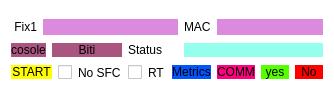
            <widget class="QFrame" name="fix_mp_6">
             <property name="styleSheet">
              <string notr="true">border-radius:20px;
background-color: rgb(255, 255, 255);</string>
             </property>
             <property name="frameShape">
              <enum>QFrame::StyledPanel</enum>
             </property>
             <property name="frameShadow">
              <enum>QFrame::Raised</enum>
             </property>
             <layout class="QGridLayout" name="gridLayout_17">
              <property name="verticalSpacing">
               <number>0</number>
              </property>
              <item row="0" column="0">
               <widget class="QLabel" name="label_29">
                <property name="styleSheet">
                 <string notr="true">background-color: rgba(255, 222, 222, 0);
color: rgb(0, 0, 0);</string>
                </property>
                <property name="text">
                 <string> Fix1</string>
                </property>
               </widget>
              </item>
              <item row="0" column="1" colspan="5">
               <widget class="QLineEdit" name="msn1_12">
                <property name="styleSheet">
                 <string notr="true">background-color: rgb(220, 138, 221);</string>
                </property>
               </widget>
              </item>
              <item row="0" column="6">
               <widget class="QLabel" name="mc_tpm_12">
                <property name="styleSheet">
                 <string notr="true">color: rgb(0, 0, 0);background-color: rgba(255, 222, 222, 0);</string>
                </property>
                <property name="text">
                 <string>MAC</string>
                </property>
               </widget>
              </item>
              <item row="0" column="7" colspan="3">
               <widget class="QLineEdit" name="mc1_12">
                <property name="styleSheet">
                 <string notr="true">background-color: rgb(220, 138, 221);</string>
                </property>
               </widget>
              </item>
              <item row="1" column="0" colspan="2">
               <widget class="QPushButton" name="mp_console_4">
                <property name="styleSheet">
                 <string notr="true">QPushButton{
	color: rgb(0, 0, 0);
	background-color: rgb(170, 85, 127);
border-radius:10px;
}
QPushButton:hover{
		color: rgb(0, 0, 0);
border-radius:10px;
	background-color: qconicalgradient(cx:0.5, cy:0.5, angle:0, stop:0 rgba(255, 0, 0, 255), stop:0.166 rgba(255, 255, 0, 255), stop:0.333 rgba(0, 255, 0, 255), stop:0.5 rgba(0, 255, 255, 255), stop:0.666 rgba(0, 0, 255, 255), stop:0.833 rgba(255, 0, 255, 255), stop:1 rgba(255, 0, 0, 255));
}
</string>
                </property>
                <property name="text">
                 <string>cosole</string>
                </property>
               </widget>
              </item>
              <item row="1" column="2" colspan="2">
               <widget class="QPushButton" name="mp_biti_4">
                <property name="styleSheet">
                 <string notr="true">QPushButton{
	color: rgb(0, 0, 0);
	background-color: rgb(170, 85, 127);
border-radius:10px;
}
QPushButton:hover{
		color: rgb(0, 0, 0);
border-radius:10px;
	background-color: qconicalgradient(cx:0.5, cy:0.5, angle:0, stop:0 rgba(255, 0, 0, 255), stop:0.166 rgba(255, 255, 0, 255), stop:0.333 rgba(0, 255, 0, 255), stop:0.5 rgba(0, 255, 255, 255), stop:0.666 rgba(0, 0, 255, 255), stop:0.833 rgba(255, 0, 255, 255), stop:1 rgba(255, 0, 0, 255));
}
</string>
                </property>
                <property name="text">
                 <string>Biti</string>
                </property>
               </widget>
              </item>
              <item row="1" column="4">
               <widget class="QLabel" name="mc_tpm_32">
                <property name="styleSheet">
                 <string notr="true">color: rgb(0, 0, 0);background-color: rgba(255, 222, 222, 0);</string>
                </property>
                <property name="text">
                 <string>Status</string>
                </property>
               </widget>
              </item>
              <item row="1" column="6" colspan="4">
               <widget class="QLabel" name="status_mpmb_12">
                <property name="styleSheet">
                 <string notr="true">background-color: rgba(111, 255, 231, 190);</string>
                </property>
                <property name="text">
                 <string/>
                </property>
               </widget>
              </item>
              <item row="2" column="0" colspan="10">
               <layout class="QVBoxLayout" name="mpcon_12"/>
              </item>
              <item row="3" column="0" colspan="3">
               <widget class="QPushButton" name="mp_start_12">
                <property name="styleSheet">
                 <string notr="true">QPushButton{
	color: rgb(0, 0, 0);
	background-color: rgb(255, 255, 0);
border-radius:10px;
}
QPushButton:hover{
		color: rgb(0, 0, 0);
border-radius:10px;
	background-color: qconicalgradient(cx:0.5, cy:0.5, angle:0, stop:0 rgba(255, 0, 0, 255), stop:0.166 rgba(255, 255, 0, 255), stop:0.333 rgba(0, 255, 0, 255), stop:0.5 rgba(0, 255, 255, 255), stop:0.666 rgba(0, 0, 255, 255), stop:0.833 rgba(255, 0, 255, 255), stop:1 rgba(255, 0, 0, 255));
}
</string>
                </property>
                <property name="text">
                 <string>START</string>
                </property>
               </widget>
              </item>
              <item row="3" column="3">
               <widget class="QCheckBox" name="cb_no_sfc_12">
                <property name="styleSheet">
                 <string notr="true">color: rgb(0, 0, 0);</string>
                </property>
                <property name="text">
                 <string>No SFC</string>
                </property>
               </widget>
              </item>
              <item row="3" column="4">
               <widget class="QCheckBox" name="cb_rt_12">
                <property name="styleSheet">
                 <string notr="true">color: rgb(0, 0, 0);</string>
                </property>
                <property name="text">
                 <string>RT</string>
                </property>
               </widget>
              </item>
              <item row="3" column="5" colspan="2">
               <widget class="QPushButton" name="mp_mentrics_12">
                <property name="styleSheet">
                 <string notr="true">QPushButton{
	
	background-color: rgb(0, 85, 255);

border-radius:10px;
}
QPushButton:hover{
	
	
	background-color: rgb(85, 170, 255);
border-radius:10px;
}
</string>
                </property>
                <property name="text">
                 <string>Metrics</string>
                </property>
               </widget>
              </item>
              <item row="3" column="7">
               <widget class="QPushButton" name="mp_comm_12">
                <property name="styleSheet">
                 <string notr="true">QPushButton{
	background-color: rgb(255, 0, 127);
border-radius:10px;
}
QPushButton:hover{
	
border-radius:10px;
	background-color: rgb(255, 85, 255);
}
</string>
                </property>
                <property name="text">
                 <string>COMM</string>
                </property>
               </widget>
              </item>
              <item row="3" column="8">
               <widget class="QPushButton" name="bt_yes_12">
                <property name="styleSheet">
                 <string notr="true">QPushButton{
	background-color: rgb(85, 255, 0);

border-radius:10px;
}
QPushButton:hover{
	
	background-color: rgb(85, 255, 127);
border-radius:10px;
}
</string>
                </property>
                <property name="text">
                 <string>yes</string>
                </property>
               </widget>
              </item>
              <item row="3" column="9">
               <widget class="QPushButton" name="bt_no_12">
                <property name="styleSheet">
                 <string notr="true">QPushButton{
	background-color: rgb(255, 0, 0);
border-radius:10px;
}
QPushButton:hover{
	background-color: rgb(170, 0, 0);
border-radius:10px;
}
</string>
                </property>
                <property name="text">
                 <string>No</string>
                </property>
               </widget>
              </item>
             </layout>
            </widget>
